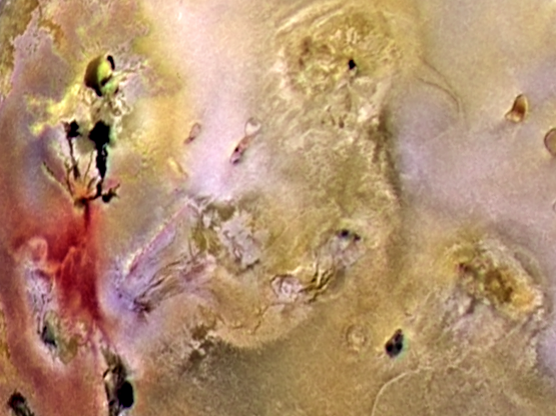
%> input picture Chp 6/6.7 Image Segmentation Based on Color/6.7.1 Segmentation in HSI Color Space/Example 6.14/Figure 6.42/jupiter_moon.tif, 556 x 416 px
$ octave jupiter_moon_segmentation.m   (GNU Octave 9; MATLAB toolbox functions it lacks are replaced by stand-ins)
%> lines starting %> are read from the running program, lines starting %| are printed output that depends on the picture; in (x1, y1, x2, y2) boxes, pixels count from 0 and x2, y2 are one past the last pixel; in counts of white or black regions, pixels touching at a corner belong together; the program's own positions count from 1
%% Reading img
rgb_img = im2double(imread('jupiter_moon.tif'));
hsv_img = rgb2hsv(rgb_img);
%> hsv_img: size 416x556x3 double; mean H, S, V 0.138, 0.392, 0.708


%% Segmentation
hue_mask_threshold = max(max(hsv_img(:,:,2))) * 0.35;
%> hue_mask_threshold = 0.35
mask = zeros(size(hsv_img(:,:,1)));
%> mask: size 416x556 double; every value is 0
mask(hsv_img(:,:,2) > hue_mask_threshold) = 1;
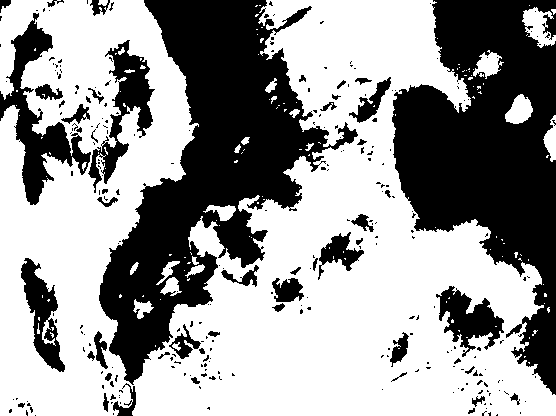
%> mask: size 416x556 double; values 0 (black) and 1 (white), 60.3% white; 279 black regions (227 under 20 px), largest, box (x1, y1, x2, y2) and area: (99, 0, 358, 385) 37657, (392, 0, 556, 395) 34763, (0, 13, 91, 205) 4931

hue_mask_product = hsv_img(:,:,1) .* mask;
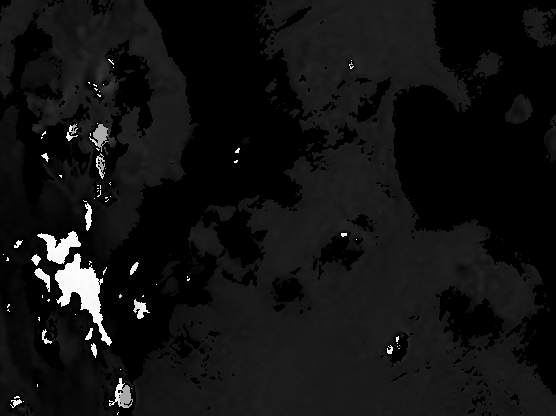
%> hue_mask_product: size 416x556 double; min 0, max 0.999, mean 0.0696

final_threshold = 0.9;
final_threshold_img = zeros(size(hsv_img(:,:,1)));
final_threshold_img(hue_mask_product > final_threshold) = 1;
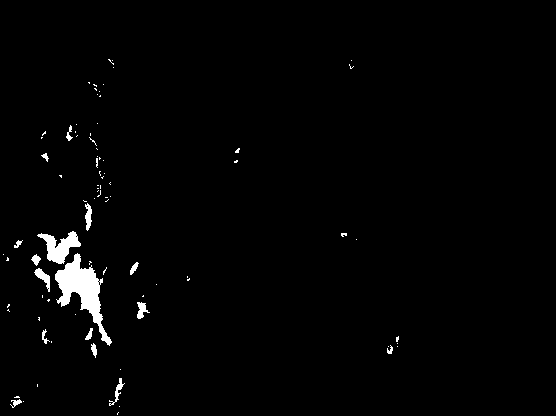
%> final_threshold_img: size 416x556 double; values 0 (black) and 1 (white), 1.6% white; 85 white regions (69 under 20 px), largest, box (x1, y1, x2, y2) and area: (55, 253, 112, 346) 1818, (37, 231, 81, 264) 677, (34, 268, 50, 292) 153


%% Plotting
subplot(2, 4, 1); imshow(rgb_img);                  title('Original img');
subplot(2, 4, 2); imshow(hsv_img(:,:,1));           title('Hue');
%> after `imshow(hsv_img(:,:,1))`:
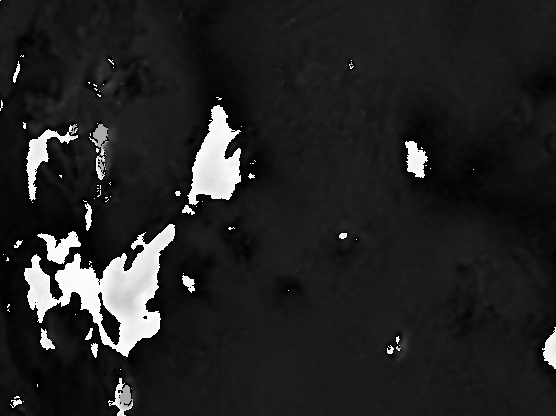
%> displayed picture: size 416x556, on the screen's scale of 0 to 255; min 0, max 255, mean 35.1
subplot(2, 4, 3); imshow(hsv_img(:,:,2));           title('Saturation');
%> after `imshow(hsv_img(:,:,2))`:
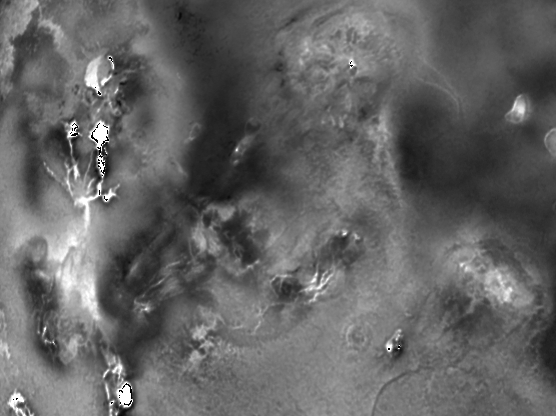
%> displayed picture: size 416x556, on the screen's scale of 0 to 255; min 0, max 255, mean 100
subplot(2, 4, 4); imshow(hsv_img(:,:,3));           title('Intensity');
%> after `imshow(hsv_img(:,:,3))`:
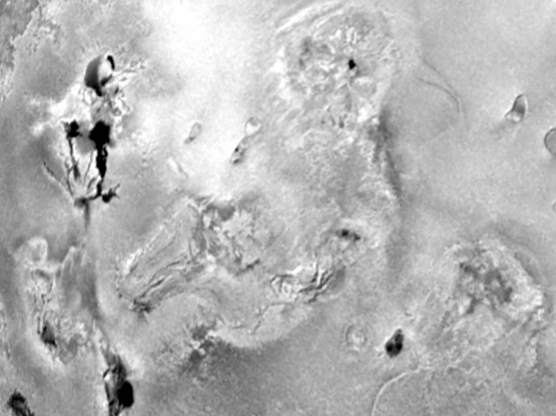
%> displayed picture: size 416x556, on the screen's scale of 0 to 255; min 0, max 255, mean 180.6
subplot(2, 4, 5); imshow(mask,[]);                  title('Mask by threshold Hue');
subplot(2, 4, 6); imshow(hue_mask_product,[]);      title('Hue & mask product');
subplot(2, 4, 7); imhist(hue_mask_product);         title('Histogram of Hue, mask product');
subplot(2, 4, 8); imshow(final_threshold_img, []);  title('Threshold Product of Hue, mask product');
%> after `title('Threshold Product of Hue, mask product')`:
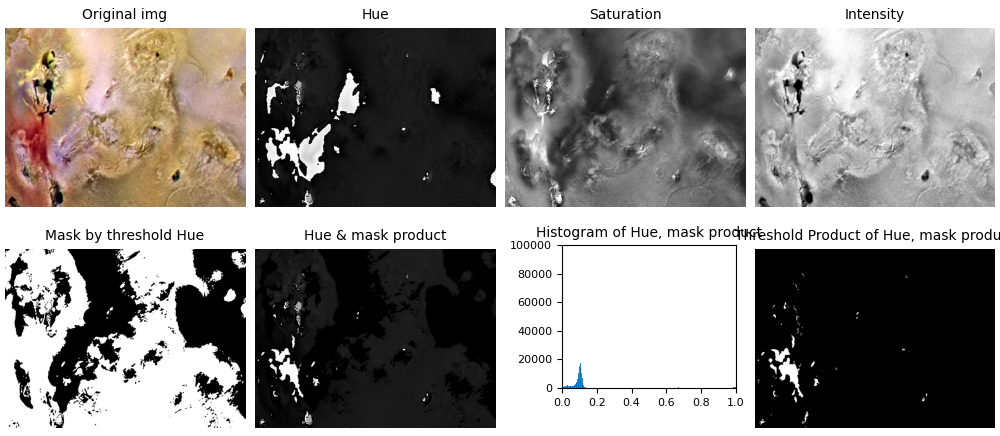
%> figure redrawn from the program's plot data, 8 panels
